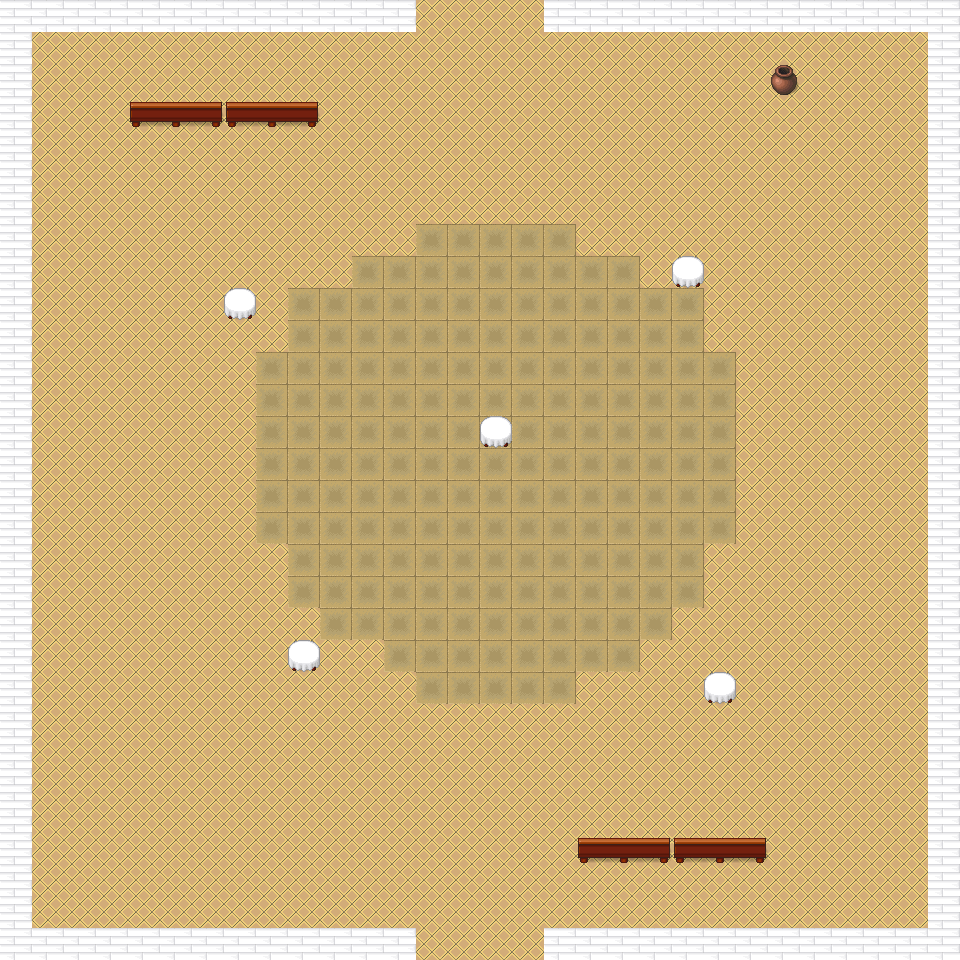

Tiled map render using the project's own tile images. Description and the map definition, with tile-layer contents summarised, below:
An orthogonal 30x30 tile map with 32x32 px tiles, 3 tile layers (Capa de patrones 3, Capa de patrones 1, Capa de patrones 2).

<map version="1.5" tiledversion="1.6.0" orientation="orthogonal" renderorder="right-down" width="30" height="30" tilewidth="32" tileheight="32" infinite="0" nextlayerid="4" nextobjectid="1">
 <tileset version="1.4" tiledversion="1.4.1" name="base" tilewidth="32" tileheight="32" tilecount="1064" columns="8">
<image source="base.png" width="256" height="4256" />
</tileset>
 <layer id="3" name="Capa de patrones 3" width="30" height="30">
  <data>[900 cells, 0 non-empty, 0 distinct tile ids]</data>
 </layer>
 <layer id="1" name="Capa de patrones 1" width="30" height="30">
  <data>[900 cells, 900 non-empty, 2 distinct tile ids]</data>
 </layer>
 <layer id="2" name="Capa de patrones 2" width="30" height="30">
  <data>[900 cells, 126 non-empty, 6 distinct tile ids]</data>
 </layer>
</map>
